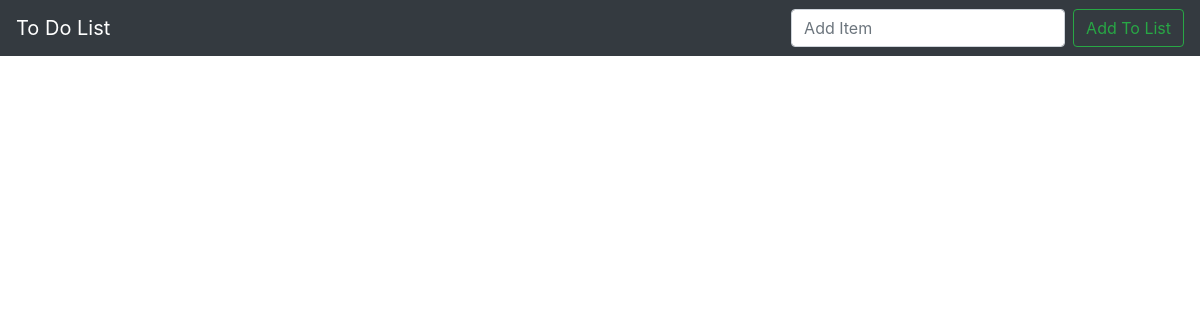
Before: / with the older database file.
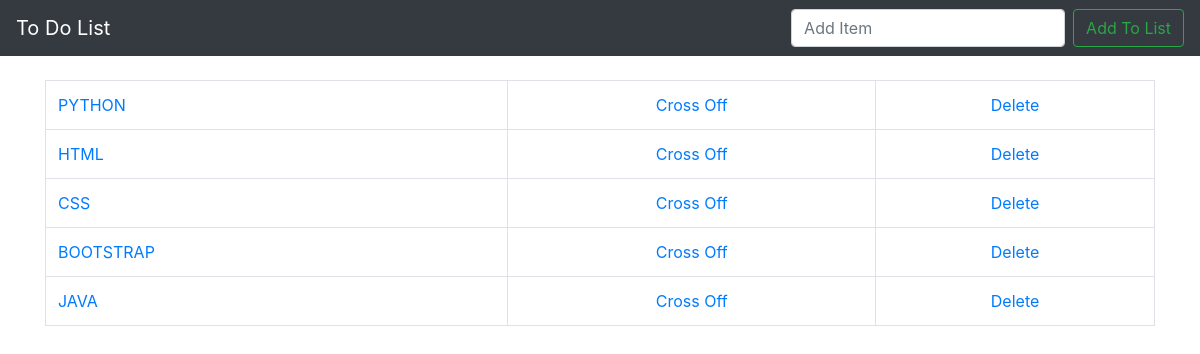
After: the same page with the newer database file.
### todo/models.py (models this page shows, shortened)
class List(models.Model):
	item=models.CharField(max_length=200)
	completed=models.BooleanField(default=False)

### todo/views.py (the view)
# urls.py: 2. Add a URL to urlpatterns:  path('', views.home, name='home')
def home(request):
	if request.method=='POST':
		form=ListForm(request.POST or None)
		if form.is_valid():
			form.save()
			all_items=List.objects.all
			messages.success(request,('Item has been Added!!!'))
			return render(request,'home.html',{'all_items':all_items})
	else:
		all_items=List.objects.all
		return render(request,'home.html',{'all_items':all_items})

### todo/templates/home.html (shortened to what this page needs)
{% extends 'base.html' %}
{% block content %}
	{% if all_items %}
	    <table class="table table-bordered">
		{% for things in all_items %}
			{% if things.completed %}
				<tr class="table-secondary">
					<td class="striker"><a href="{% url 'edit' things.id %}">{{things.item}}</a>
					</td>
					<td >
						<center><a href="{% url 'uncross' things.id %}">Uncross</a></center>
					</td>
					<td>
						<center><a href="{% url 'delete' things.id %}">Delete</a></center>
					</td>
				</tr>
			{% else %}
				<tr>
					<td><a href="{% url 'edit' things.id %}">{{things.item}}</a>
					</td>
					<td>
						<center><a href="{% url 'cross_off' things.id %}">Cross Off</a></center>
					</td>
					<td>
						<center><a href="{% url 'delete' things.id %}">Delete</a></center>
					</td>
				</tr>
			{% endif %}
		{% endfor %}
		</table>
	{% endif %}
{% endblock %}

### todo/templates/base.html (shortened to what this page needs)
{% load static %}
<!doctype html>
<html lang="en">
  <head>
    <link rel="stylesheet" href="https://stackpath.bootstrapcdn.com/bootstrap/4.3.1/css/bootstrap.min.css">
    <link rel="stylesheet" href="{% static 'css/my_css.css' %}" >
  </head>
  <body>
    <nav class="navbar navbar-expand-lg navbar-dark bg-dark">
        <a class="navbar-brand" href="{% url 'home' %}">To Do List</a>
      <div class="collapse navbar-collapse" id="navbarSupportedContent">
        <form class="form-inline my-2 my-lg-0" method="POST">
          <input class="form-control mr-sm-2" type="search" placeholder="Add Item" aria-label="Search" name="item">
          <button class="btn btn-outline-success my-2 my-sm-0" type="submit">Add To List</button>
        </form>
      </div>
    </nav>
    <br>
    <div class="container">
     {% block content %}
     {% endblock %}
  </body>
</html>

Changed rows visible on the page:
added List: item "PYTHON"
added List: item "HTML"
added List: item "CSS"
added List: item "BOOTSTRAP"
added List: item "JAVA"
